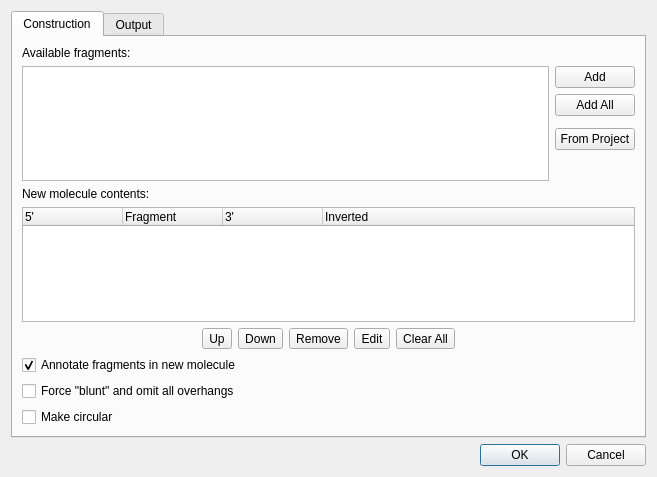
<?xml version="1.0" encoding="UTF-8"?>
<ui version="4.0">
 <class>ConstructMoleculeDialog</class>
 <widget class="QDialog" name="ConstructMoleculeDialog">
  <property name="geometry">
   <rect>
    <x>0</x>
    <y>0</y>
    <width>657</width>
    <height>477</height>
   </rect>
  </property>
  <property name="minimumSize">
   <size>
    <width>400</width>
    <height>400</height>
   </size>
  </property>
  <property name="windowTitle">
   <string>Construct Molecule</string>
  </property>
  <layout class="QVBoxLayout" name="verticalLayout">
   <property name="sizeConstraint">
    <enum>QLayout::SetMinAndMaxSize</enum>
   </property>
   <item>
    <widget class="QTabWidget" name="tabWidget">
     <property name="currentIndex">
      <number>0</number>
     </property>
     <widget class="QWidget" name="tab">
      <attribute name="title">
       <string>Construction</string>
      </attribute>
      <layout class="QVBoxLayout" name="verticalLayout_2">
       <property name="sizeConstraint">
        <enum>QLayout::SetMinAndMaxSize</enum>
       </property>
       <item>
        <widget class="QLabel" name="label">
         <property name="text">
          <string>Available fragments:</string>
         </property>
         <property name="margin">
          <number>1</number>
         </property>
        </widget>
       </item>
       <item>
        <layout class="QGridLayout" name="gridLayout">
         <property name="sizeConstraint">
          <enum>QLayout::SetMinAndMaxSize</enum>
         </property>
         <item row="0" column="0" rowspan="5">
          <widget class="QListWidget" name="fragmentListWidget">
           <property name="toolTip">
            <string>Fragments available from active project</string>
           </property>
          </widget>
         </item>
         <item row="0" column="1">
          <widget class="QPushButton" name="takeButton">
           <property name="toolTip">
            <string>Add selected fragments to new molecule contents</string>
           </property>
           <property name="text">
            <string>Add</string>
           </property>
          </widget>
         </item>
         <item row="4" column="1">
          <spacer name="verticalSpacer">
           <property name="orientation">
            <enum>Qt::Vertical</enum>
           </property>
           <property name="sizeHint" stdset="0">
            <size>
             <width>20</width>
             <height>40</height>
            </size>
           </property>
          </spacer>
         </item>
         <item row="3" column="1">
          <widget class="QPushButton" name="fromProjectButton">
           <property name="text">
            <string>From Project</string>
           </property>
          </widget>
         </item>
         <item row="1" column="1">
          <widget class="QPushButton" name="takeAllButton">
           <property name="toolTip">
            <string>Add all available fragments to molecule contets</string>
           </property>
           <property name="text">
            <string>Add All</string>
           </property>
          </widget>
         </item>
        </layout>
       </item>
       <item>
        <widget class="QLabel" name="label_2">
         <property name="text">
          <string>New molecule contents:</string>
         </property>
         <property name="margin">
          <number>1</number>
         </property>
        </widget>
       </item>
       <item>
        <widget class="QTreeWidget" name="molConstructWidget">
         <property name="acceptDrops">
          <bool>false</bool>
         </property>
         <property name="toolTip">
          <string>New molecule contents</string>
         </property>
         <column>
          <property name="text">
           <string>5'</string>
          </property>
         </column>
         <column>
          <property name="text">
           <string>Fragment</string>
          </property>
         </column>
         <column>
          <property name="text">
           <string>3'</string>
          </property>
         </column>
         <column>
          <property name="text">
           <string>Inverted</string>
          </property>
         </column>
        </widget>
       </item>
       <item>
        <layout class="QHBoxLayout" name="horizontalLayout">
         <item>
          <spacer name="horizontalSpacer">
           <property name="orientation">
            <enum>Qt::Horizontal</enum>
           </property>
           <property name="sizeHint" stdset="0">
            <size>
             <width>40</width>
             <height>20</height>
            </size>
           </property>
          </spacer>
         </item>
         <item>
          <widget class="QToolButton" name="upButton">
           <property name="toolTip">
            <string>Move selected fragment up</string>
           </property>
           <property name="text">
            <string>Up</string>
           </property>
          </widget>
         </item>
         <item>
          <widget class="QToolButton" name="downButton">
           <property name="toolTip">
            <string>Move selected fragment down</string>
           </property>
           <property name="text">
            <string>Down</string>
           </property>
          </widget>
         </item>
         <item>
          <widget class="QToolButton" name="removeButton">
           <property name="toolTip">
            <string>Remove selected fragment from new molecule</string>
           </property>
           <property name="text">
            <string>Remove</string>
           </property>
          </widget>
         </item>
         <item>
          <widget class="QToolButton" name="editFragmentButton">
           <property name="text">
            <string>Edit</string>
           </property>
          </widget>
         </item>
         <item>
          <widget class="QToolButton" name="clearButton">
           <property name="toolTip">
            <string>Clear molecule contents</string>
           </property>
           <property name="text">
            <string>Clear All</string>
           </property>
          </widget>
         </item>
         <item>
          <spacer name="horizontalSpacer_2">
           <property name="orientation">
            <enum>Qt::Horizontal</enum>
           </property>
           <property name="sizeHint" stdset="0">
            <size>
             <width>40</width>
             <height>20</height>
            </size>
           </property>
          </spacer>
         </item>
        </layout>
       </item>
       <item>
        <widget class="QCheckBox" name="annotateFragmentsBox">
         <property name="text">
          <string>Annotate fragments in new molecule</string>
         </property>
         <property name="checked">
          <bool>true</bool>
         </property>
        </widget>
       </item>
       <item>
        <widget class="QCheckBox" name="makeBluntBox">
         <property name="enabled">
          <bool>true</bool>
         </property>
         <property name="toolTip">
          <string>Setting this option checked will result in ignoring overhangs while constructing new molecule.</string>
         </property>
         <property name="whatsThis">
          <string/>
         </property>
         <property name="text">
          <string>Force &quot;blunt&quot; and omit all overhangs</string>
         </property>
         <property name="checked">
          <bool>false</bool>
         </property>
        </widget>
       </item>
       <item>
        <widget class="QCheckBox" name="makeCircularBox">
         <property name="enabled">
          <bool>true</bool>
         </property>
         <property name="toolTip">
          <string>Circulirize result molecule</string>
         </property>
         <property name="text">
          <string>Make circular</string>
         </property>
        </widget>
       </item>
      </layout>
     </widget>
     <widget class="QWidget" name="tab_2">
      <attribute name="title">
       <string>Output</string>
      </attribute>
      <layout class="QVBoxLayout" name="verticalLayout_3">
       <item>
        <layout class="QHBoxLayout" name="horizontalLayout_2">
         <item>
          <widget class="QLabel" name="label_3">
           <property name="text">
            <string>Path to file:</string>
           </property>
          </widget>
         </item>
         <item>
          <widget class="QLineEdit" name="filePathEdit"/>
         </item>
         <item>
          <widget class="QToolButton" name="browseButton">
           <property name="text">
            <string>...</string>
           </property>
          </widget>
         </item>
        </layout>
       </item>
       <item>
        <widget class="QCheckBox" name="openViewBox">
         <property name="enabled">
          <bool>true</bool>
         </property>
         <property name="text">
          <string>Open view for new molecule</string>
         </property>
         <property name="checked">
          <bool>true</bool>
         </property>
        </widget>
       </item>
       <item>
        <widget class="QCheckBox" name="saveImmediatlyBox">
         <property name="enabled">
          <bool>true</bool>
         </property>
         <property name="text">
          <string>Save immediately</string>
         </property>
        </widget>
       </item>
       <item>
        <spacer name="verticalSpacer_2">
         <property name="orientation">
          <enum>Qt::Vertical</enum>
         </property>
         <property name="sizeHint" stdset="0">
          <size>
           <width>20</width>
           <height>308</height>
          </size>
         </property>
        </spacer>
       </item>
      </layout>
     </widget>
    </widget>
   </item>
   <item>
    <widget class="QDialogButtonBox" name="buttonBox">
     <property name="standardButtons">
      <set>QDialogButtonBox::Cancel|QDialogButtonBox::Ok</set>
     </property>
    </widget>
   </item>
  </layout>
 </widget>
 <resources/>
 <connections>
  <connection>
   <sender>buttonBox</sender>
   <signal>accepted()</signal>
   <receiver>ConstructMoleculeDialog</receiver>
   <slot>accept()</slot>
   <hints>
    <hint type="sourcelabel">
     <x>328</x>
     <y>456</y>
    </hint>
    <hint type="destinationlabel">
     <x>328</x>
     <y>238</y>
    </hint>
   </hints>
  </connection>
  <connection>
   <sender>buttonBox</sender>
   <signal>rejected()</signal>
   <receiver>ConstructMoleculeDialog</receiver>
   <slot>reject()</slot>
   <hints>
    <hint type="sourcelabel">
     <x>328</x>
     <y>456</y>
    </hint>
    <hint type="destinationlabel">
     <x>328</x>
     <y>238</y>
    </hint>
   </hints>
  </connection>
 </connections>
</ui>
